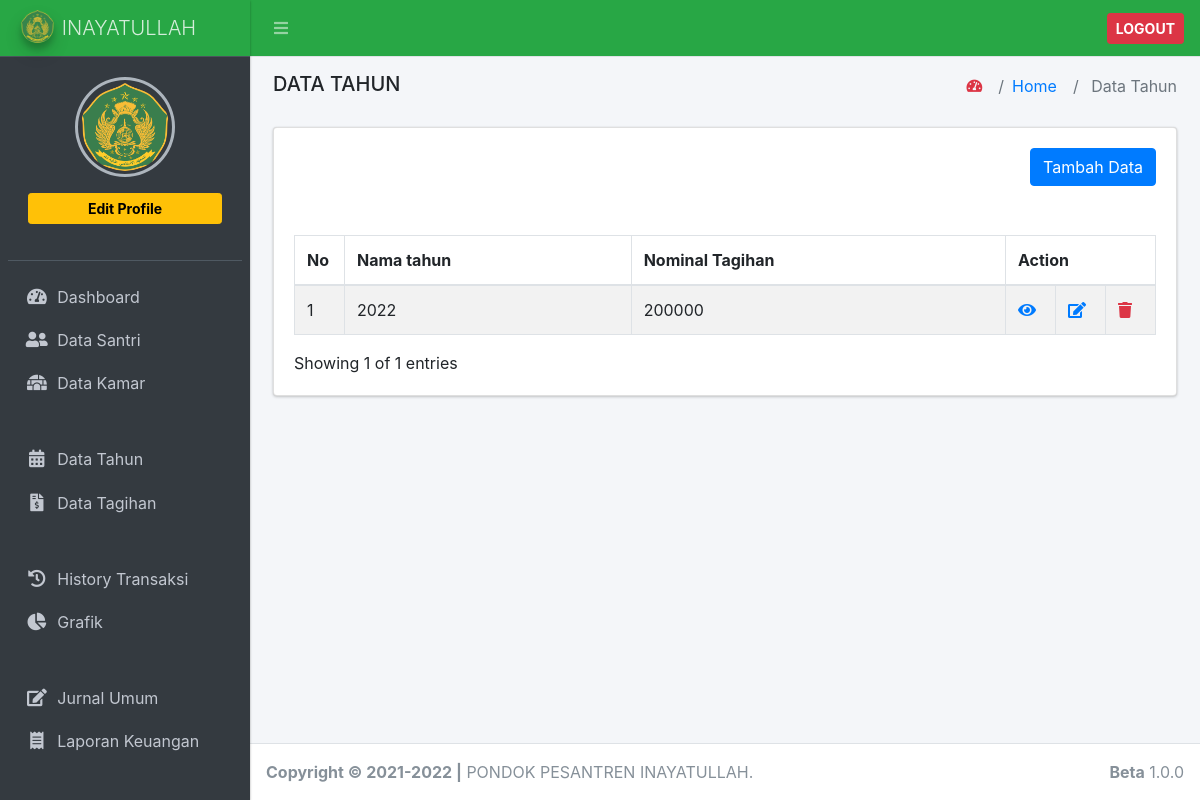
The page /index.php/data_tahun on the database as committed earlier.
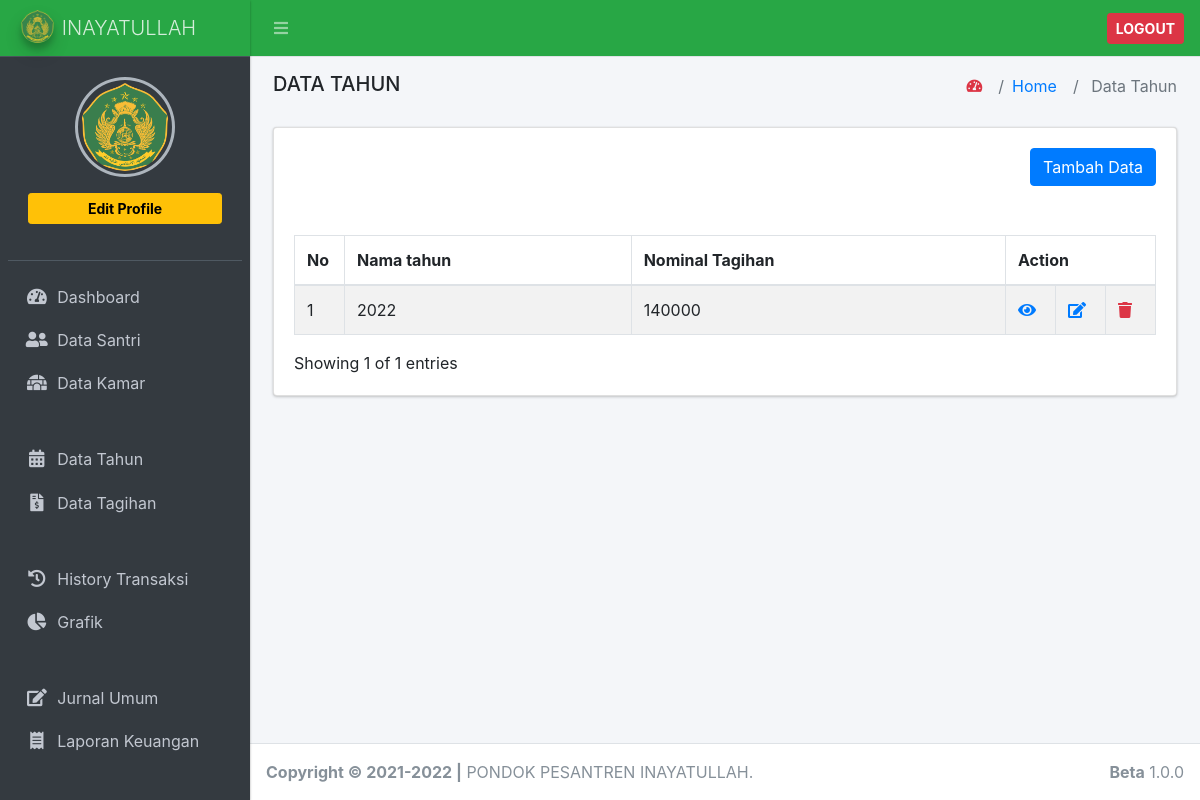
The same page on the database as committed later.
### tables this page shows
CREATE TABLE `tb_tahun` (
  `id_tahun` int(11) NOT NULL,
  `nama_tahun` varchar(200) NOT NULL,
  `nominal_tagihan` varchar(200) NOT NULL
);

### application/controllers/Data_tahun.php (called while the page is built, shortened)
<?php
class Data_tahun extends CI_Controller
{
	public function __construct()
	{
		$this->load->model('m_data_tahun');
		$this->load->library('form_validation');
	}
	public function index()
	{
		$data = [
			'title' => 'Data Tahun',
			'isi' => 'data_tahun/index',
			'data_tahun' => $this->m_data_tahun->get_all_data(),
			'start' => $this->uri->segment(3),
			'jumlah_data' => $this->m_data_tahun->count_search_data(),
		];
		return $this->load->view('master/index', $data);
	}
}

### index.php (called while the page is built, shortened)
<?php
require_once BASEPATH.'core/CodeIgniter.php';

### application/models/m_data_tahun.php (called while the page is built, shortened)
<?php
class m_data_tahun extends CI_Model
{
	public function get_all_data()
	{
		$this->db->order_by('nama_tahun', 'ASC');
		return $this->db->get('tb_tahun')->result();
	}
	public function count_search_data()
	{
		$keyword = $this->input->post('keyword');
		$this->db->like('nama_tahun', $keyword);
		return $this->db->get('tb_tahun')->num_rows();
	}
}

### application/views/data_tahun/index.php (the view, shortened to what this page needs)
<div class="card">
    <div class="card-body">
        <div id="example1_wrapper" class="dataTables_wrapper dt-bootstrap4">
            <div class="row d-flex">
                <div class="col-6">
                </div>
                <div class="col-6">
                    <div class="dataTables_length float-right" id="example1_length">
                        <a href="<?= base_url('data_tahun/add') ?>" type="button" class="btn btn-primary" data-toggle="tooltip" data-placement="top" title="Tambah Data">Tambah Data</a>
                    </div>
                </div>
            </div>
            <br>
            <div class="row d-flex">
                <div class="col-9">
                </div>
                <div class="col-3">
                </div>
            </div>
            <br>
            <div class="row">
                <div class="col-sm-12">
                    <table id="example1" class="table table-bordered table-striped dataTable" role="grid" aria-describedby="example1_info">
                        <thead>
                            <tr role="row">
                                <th class="sorting_asc" tabindex="0" aria-controls="example1" rowspan="1" colspan="1" aria-sort="ascending" aria-label="No: activate to sort column descending">No</th>
                                <th class="sorting" tabindex="0" aria-controls="example1" rowspan="1" colspan="1" aria-label="Nama: activate to sort column ascending">Nama tahun</th>
                                <th class="sorting" tabindex="0" aria-controls="example1" rowspan="1" colspan="1" aria-label="Nama: activate to sort column ascending">Nominal Tagihan</th>
                                <th class="sorting" tabindex="0" aria-controls="example1" rowspan="1" colspan="3" aria-label="Nama: activate to sort column ascending">Action</th>
                            </tr>
                        </thead>
                        <tbody>
                            <?php
                            $no = 0;
                            foreach ($data_tahun as $ds) {
                                $no++ ?>
                                <tr role="row" class="odd">
                                    <td width="50"><?= ++$start ?></td>
                                    <td><?= $ds->nama_tahun; ?></td>
                                    <td><?= $ds->nominal_tagihan; ?></td>
                                    <td width="50">
                                        <a class="text-primary" data-toggle="tooltip" data-placement="top" title="Detail" href="<?= base_url('data_tahun/detail/') ?><?= $ds->id_tahun ?>"><i class="fa fa-eye"></i></a>
                                    </td>
                                    <td width="50">
                                        <a class="text-primary" data-toggle="tooltip" data-placement="top" title="Edit" href="<?= base_url('data_tahun/edit/') ?><?= $ds->id_tahun ?>"><i class="fa fa-edit"></i></a>
                                    </td>
                                    <td width="50">
                                        <a onclick="confirm('Anda Yakin ?')" class="text-danger" data-toggle="tooltip" data-placement="top" title="Hapus" href="<?= base_url('data_tahun/hapus/') ?><?= $ds->id_tahun ?>"><i class="fa fa-trash"></i></a>
                                    </td>
                                </tr>
                            <?php } ?>
                        </tbody>
                    </table>
                </div>
            </div>
            <div class="row">
                <div class="col-sm-12 col-md-5">
                    <div class="dataTables_info" id="example1_info" role="status" aria-live="polite">Showing <?= $no; ?> of <?= $jumlah_data; ?> entries</div>
                </div>
                <div class="col-sm-12 col-md-7 float-right">
                </div>
            </div>
        </div>
    </div>
</div>

Rows that differ between the two databases and show on the page:
removed tb_tahun: nama_tahun "2022", nominal_tagihan "200000"
added tb_tahun: nama_tahun "2022", nominal_tagihan "140000"
